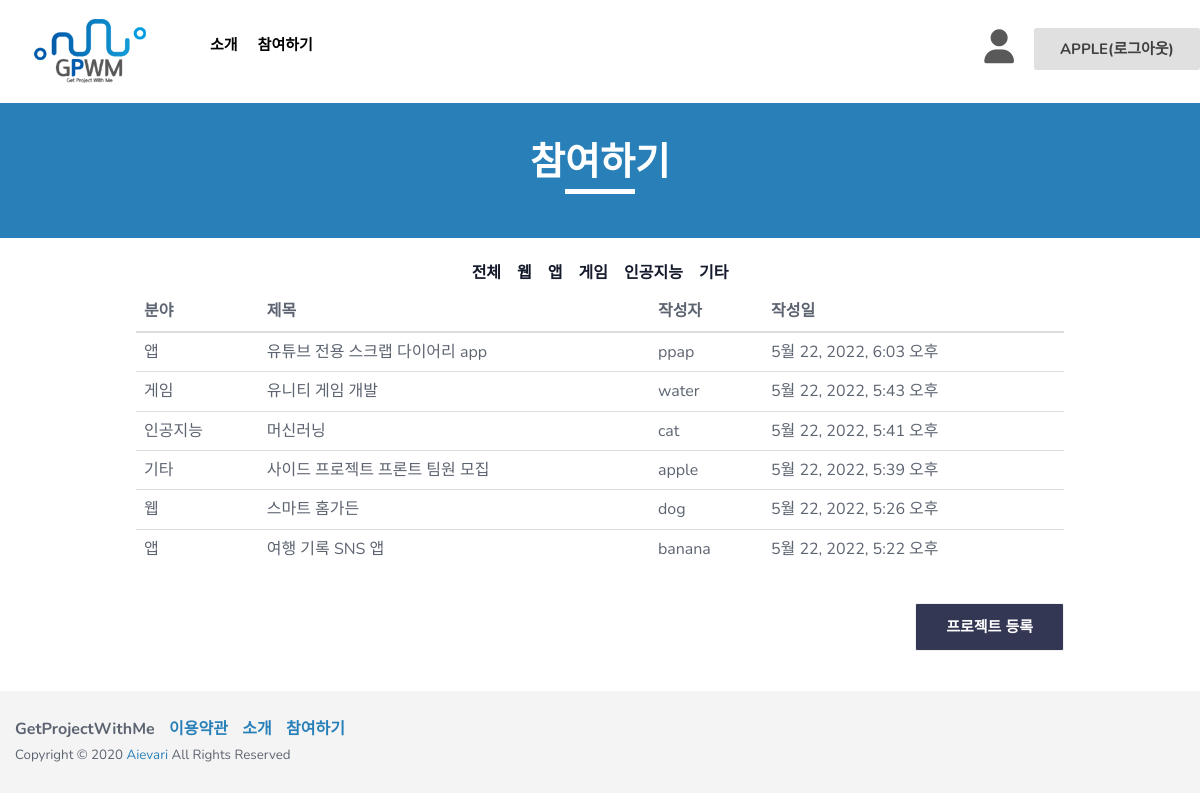
/board/ (signed in), run on the app's committed database.
### board/models.py (models this page shows, shortened)
class Writing(models.Model):
    TECHNICAL_CHOICES = {
       ('웹', '웹'),
       ('앱', '앱'),
       ('게임', '게임'),
       ('인공지능', '인공지능'),
       ('기타', '기타')
    }
    TOPIC_CHOICES = {
       ('생활', '생활'),
       ('업무', '업무'),
       ('공공/교통', '공공/교통'),
       ('금융/핀테크', '금융/핀테크'),
       ('의료', '의료'),
       ('교육', '교육'),
       ('유통/쇼핑', '유통/쇼핑'),
       ('엔터테인먼트', '엔터테인먼트'),
       ('기타', '기타')
    }
    author = models.ForeignKey(User, on_delete=models.CASCADE, null=False)  # 유저모델과 연결!
    title = models.CharField(max_length=200, default = '') #프로젝트 개요
    email = models.CharField(max_length=30, default = '') #연락처
    technical_field = models.CharField(max_length=80, choices=TECHNICAL_CHOICES, default = '') #기술분야
    topic_area = models.CharField(max_length=80, choices=TOPIC_CHOICES, default = '')#주제영역
    content = models.TextField('프로젝트 개요서 첨부')  # 프로젝트 개요서 첨부
    team = models.CharField(max_length=30, default = '')#모집인원
    create_date = models.DateTimeField(auto_now_add=True)  # 글이 만들어지면 자동 작성.
    modify_date = models.DateTimeField(null=True, blank=True)  # 수정할 때마다 갱신.(뷰에서 제어)

### board/views.py (the view)
# urls.py: path('', views.list, name='list'),  # list를 보여주는 뷰와 연결한다.
def list(request):
    writing_list = Writing.objects.all()  # 객체들을 다 불러온다.
    writing_list = writing_list.order_by('-create_date')  # 만들어진 시간의 역으로 정렬한다.
    context = {'writing_list':writing_list,  # writing_list라는 키 안에 writing_list를 담는다.
               }
    return render(request, 'list.html', context)

### board/templates/list.html (shortened to what this page needs)
<!DOCTYPE html>
<html class="no-js" lang="en">
  <head>
    <link rel="stylesheet" href="/static/css/bootstrap.min.css" />
    <link rel="stylesheet" href="/static/css/owl.carousel.css" />
    <link rel="stylesheet" href="/static/css/owl.transitions.css" />
    <link rel="stylesheet" href="/static/css/animate.css" />
    <link rel="stylesheet" href="/static/css/meanmenu.min.css" />
    <link rel="stylesheet" href="/static/css/font-awesome.min.css" />
    <link rel="stylesheet" href="/static/css/themify-icons.css" />
    <link rel="stylesheet" href="/static/css/flaticon.css" />
    <link rel="stylesheet" href="/static/css/magnific.min.css" />
    <link rel="stylesheet" href="/static/css/style.css" />
    <link rel="stylesheet" href="/static/css/responsive.css" />
  </head>
  <body>
    <header class="header-one">
      <div id="sticker" class="header-area hidden-xs">
        <div class="container">
          <div class="row">
            <div class="col-md-12 col-sm-12">
              <div class="row">
                <div class="col-md-2 col-sm-3">
                  <div class="logo">
                    <a
                      class="navbar-brand page-scroll white-logo"
                      href="{% url "main" %}"
                    >
                      <img src="/static/img/logo/GPWM_logo.png" alt="" />
                    </a>
                  </div>
                </div>
                <div class="col-md-10 col-sm-9">
                  <div class="header-right-link usericonflex">
                    <div class="usericon">
                      <a class="pages iconcolor" href="mypage.html"
                        ><i class="fa-solid fa-user"></i
                      ></a>
                    </div>
                    <div class="loginm">
                      {% if user.is_authenticated %}
                      <a class="s-menu" href="{% url "logout" %}">{{ user.username }}(로그아웃)</a>
                      {% else %}
                      <a class="s-menu" href="{% url "login" %}">로그인</a>
                      {% endif %}
                    </div>
                  </div>
                  <nav class="navbar navbar-default">
                    <div class="collapse navbar-collapse" id="navbar-example">
                      <div class="main-menu">
                        <ul class="nav navbar-nav navbar-right">
                          <li>
                            <a class="pages" href="{% url "introduce" %}">소개</a>
                          </li>
                          <li>
                            <a href="{% url "list" %}">참여하기</a>
                          </li>
                        </ul>
                      </div>
                    </div>
                  </nav>
                </div>
              </div>
            </div>
          </div>
        </div>
      </div>
    </header>
    <div class="page-area">
      <div class="breadcumb-overlay"></div>
      <div class="container">
        <div class="row">
          <div class="col-md-12 col-sm-12 col-xs-12">
            <div class="breadcrumb text-center">
              <div class="section-headline white-headline">
                <h3>참여하기</h3>
                <hr />
              </div>
            </div>
          </div>
        </div>
      </div>
    </div>
    <div class="page-area">
      <div class="breadcumb-overlay backcolorwhite"></div>
      <div class="container catecenter2">
        <div class="col-md-12 col-sm-12 col-xs-12 catecenter">
          <h6 class="h6mar">전체</h6>
          <h6 class="h6mar">웹</h6>
          <h6 class="h6mar">앱</h6>
          <h6 class="h6mar">게임</h6>
          <h6 class="h6mar">인공지능</h6>
          <h6 class="h6mar">기타</h6>
        </div>
      </div>
    </div>
    {% block content %}
    <div class="container conwidth">
      <div class="row">
        <div class="support-all">
          <table class="table">
              <thead class="thead-dark">
                <tr>
                  <th scope="col">분야</th>
                  <th scope="col">제목</th>
                  <th scope="col">작성자</th>
                  <th scope="col">작성일</th>
                </tr>
              </thead>
              <tbody>
                {% for writing in writing_list %}
                {% if user.is_authenticated %}
                <tr onclick="location.href='/board/posting/{{ writing.id }}/'">
                  <td>{{ writing.technical_field }}</td>
                  <td>{{ writing.title }}</td>
                  <td>{{ writing.author }}</td>
                  <td>{{ writing.create_date }}</td>
                </tr>
                {% endif %}
                {% endfor %}
              </tbody>
          </table>
        </div>
          <div class="col-md-12 col-sm-12 col-xs-12 disf">
            {% if user.is_authenticated %}
            <a id="signup" class="login-btn proenroll" href="{% url 'create' %}">프로젝트 등록</a>
            {% else %}
            <a id="signup" class="login-btn proenroll" href="{% url "login" %}">로그인 후 이용가능</a>
            {% endif %}
          </div>
          {% endblock %}
      </div>
    </div>
    <footer class="footer1">
      <div class="footer-area-bottom">
        <div class="container">
          <div class="row">
            <div class="col-md-6 col-sm-6 col-xs-12">
              <div class="copyright">
                <p class="fontwei">
                  <span>GetProjectWithMe</span>
                  <span><a href="#" class="colorblue">이용약관</a></span>
                  <span
                    ><a href="{% url "introduce" %}" class="colorblue">소개</a></span
                  >
                  <span
                    ><a href="{% url "list" %}" class="colorblue">참여하기</a></span
                  >
                </p>
                <p class="txtsiz">
                  Copyright © 2020
                  <a href="#">Aievari</a> All Rights Reserved
                </p>
              </div>
            </div>
          </div>
        </div>
      </div>
    </footer>
  </body>
</html>

### loginapp/static/css/style.css (style rules this page uses)
html, body { height: 100%; }
img { max-width: 100%; height: auto; }
p { margin: 0 0 9px; color: #5d6471; }
h1, h2, h3, h4, h5, h6 { font-family: "Nunito", sans-serif; margin: 0 0 15px; color: #151b2c; font-weight: 600; }
h3 { font-size: 30px; line-height: 38px; }
h6 { font-size: 16px; line-height: 28px; }
a { transition: all 0.3s ease 0s; text-decoration: none; }
body { background: #fff none repeat scroll 0 0; color: #5d6471; font-family: "Nunito", sans-serif; font-size: 16px; text-align: left; overflow-x: hidden; line-height: 26px; }
ul { list-style: outside none none; margin: 0; padding: 0; }
.navbar-collapse { padding-left: 0px; }
.white-headline h3 { color: #fff; }
.section-headline { padding-bottom: 40px; position: relative; }
.section-headline h3 { font-size: 40px; line-height: 46px; }
.header-one { position: absolute; top: 0; left: 0; width: 100%; height: auto; z-index: 999; }
.header-area { background: transparent; background-color: white; }
.logo { display: block; }
.logo a { display: inline-block; height: auto; padding: 18px 0; }
.main-menu ul.navbar-nav li { float: left; position: relative; }
.main-menu ul.navbar-nav li a { background: rgba(0, 0, 0, 0) none repeat scroll 0 0; color: black; font-size: 18px; font-weight: 700; padding: 38px 15px 25px 15px; text-transform: uppercase; position: relative; }
.navbar { border: medium none; margin-bottom: 0; }
.navbar-default { background: rgba(0, 0, 0, 0) none repeat scroll 0 0; }
.navbar.navbar-default { float: left; }
.header-right-link { float: right; padding: 30px 0px; margin-left: 60px; text-align: right; }
.s-menu { padding: 10px 25px; border: 1px solid #e0e0e0; background: #e0e0e0; color: #404040; transition: 0.4s; font-size: 15px; font-weight: 700; border-radius: 3px; text-transform: uppercase; }
.usericon { font-size: 40px; }
.colorblue { color: #2980b9; margin-left: 10px; }
.support-all { display: flex; justify-content: space-between; flex-wrap: wrap; }
.footer1 { background-repeat: no-repeat; background-position: center center; background-size: cover; z-index: 1; position: relative; overflow: hidden; }
.footer1::after { background: rgba(255, 255, 255, 0.98) none repeat scroll 0 0; position: absolute; content: ""; left: 0; top: 0; width: 100%; height: 100%; z-index: -1; }
.footer-area-bottom { padding: 25px 0; background: #f4f4f4; }
.copyright>p { margin-bottom: 0; color: #5d6471; }
.copyright a { color: #2980b9; }
.page-area { position: relative; }
.page-area { background-repeat: no-repeat; background-size: cover; background-position: top center; }
.breadcumb-overlay { position: absolute; background-color: #2980b9; top: 0; width: 100%; left: 0; height: 92%; }
.breadcrumb { padding: 87px 0px 20px; background-color: transparent; margin-bottom: 0; }
.breadcrumb .section-headline h3 { font-size: 38px; line-height: 42px; text-transform: uppercase; position: relative; top: 15px; font-weight: 700; padding: 40px 0px 0px 0px; }
.breadcrumb .section-headline { padding-bottom: 25px; }
.breadcrumb .section-headline h3::after { display: none; }
.breadcrumb .section-headline::after { display: none; }
.login-btn { padding: 10px 30px; border: 1px solid #2980b9; background: #2980b9; color: #fff; transition: 0.4s; font-size: 15px; font-weight: 700; border-radius: 2px; text-transform: uppercase; display: block; width: 100%; margin-top: 15px; }
.proenroll { border: 1px solid #f1f1f1; background: #343754; color: #fff; width: max-content; }
.usericon { margin-right: 20px; font-size: 34px; }
.usericonflex { display: flex; }
.loginm { margin-top: 6px; }
.iconcolor { color: #595959; }
.catecenter { display: flex; text-align: center; align-content: center; justify-content: center; }
.catecenter2 { display: flex; justify-content: center; }
.h6mar { margin: 0 8px; border-bottom: 5px solid #fff; }
.backcolorwhite { background-color: #fff; height: 100%; }
.conwidth { width: 80%; }
@media (min-width:768px) { .conwidth { width: 750px } }
@media (min-width:992px) { .conwidth { width: 921px } }
@media (min-width:1200px) { .conwidth { width: 928px } }
.txtsiz { font-size: smaller; }
.disf { display: flex; justify-content: flex-end; margin-bottom: 40px; }
.fontwei { font-weight: bold; }

### loginapp/static/css/responsive.css (style rules this page uses)
@media (min-width: 992px) and (max-width: 1269px) { .header-right-link { margin-left: 10px; } }
@media (min-width: 992px) and (max-width: 1269px) { .main-menu ul.navbar-nav li a { font-size: 15px; padding: 35px 10px; } }

### data on the page
Writing: technical_field "앱", title "유튜브 전용 스크랩 다이어리 app", author "ppap", create_date "5월 22, 2022, 6:03 오후"
Writing: technical_field "게임", title "유니티 게임 개발", author "water", create_date "5월 22, 2022, 5:43 오후"
Writing: technical_field "인공지능", title "머신러닝", author "cat", create_date "5월 22, 2022, 5:41 오후"
Writing: technical_field "기타", title "사이드 프로젝트 프론트 팀원 모집", author "apple", create_date "5월 22, 2022, 5:39 오후"
Writing: technical_field "웹", title "스마트 홈가든", author "dog", create_date "5월 22, 2022, 5:26 오후"
Writing: technical_field "앱", title "여행 기록 SNS 앱", author "banana", create_date "5월 22, 2022, 5:22 오후"

### other printed values
{{ user.username }} "APPLE"
